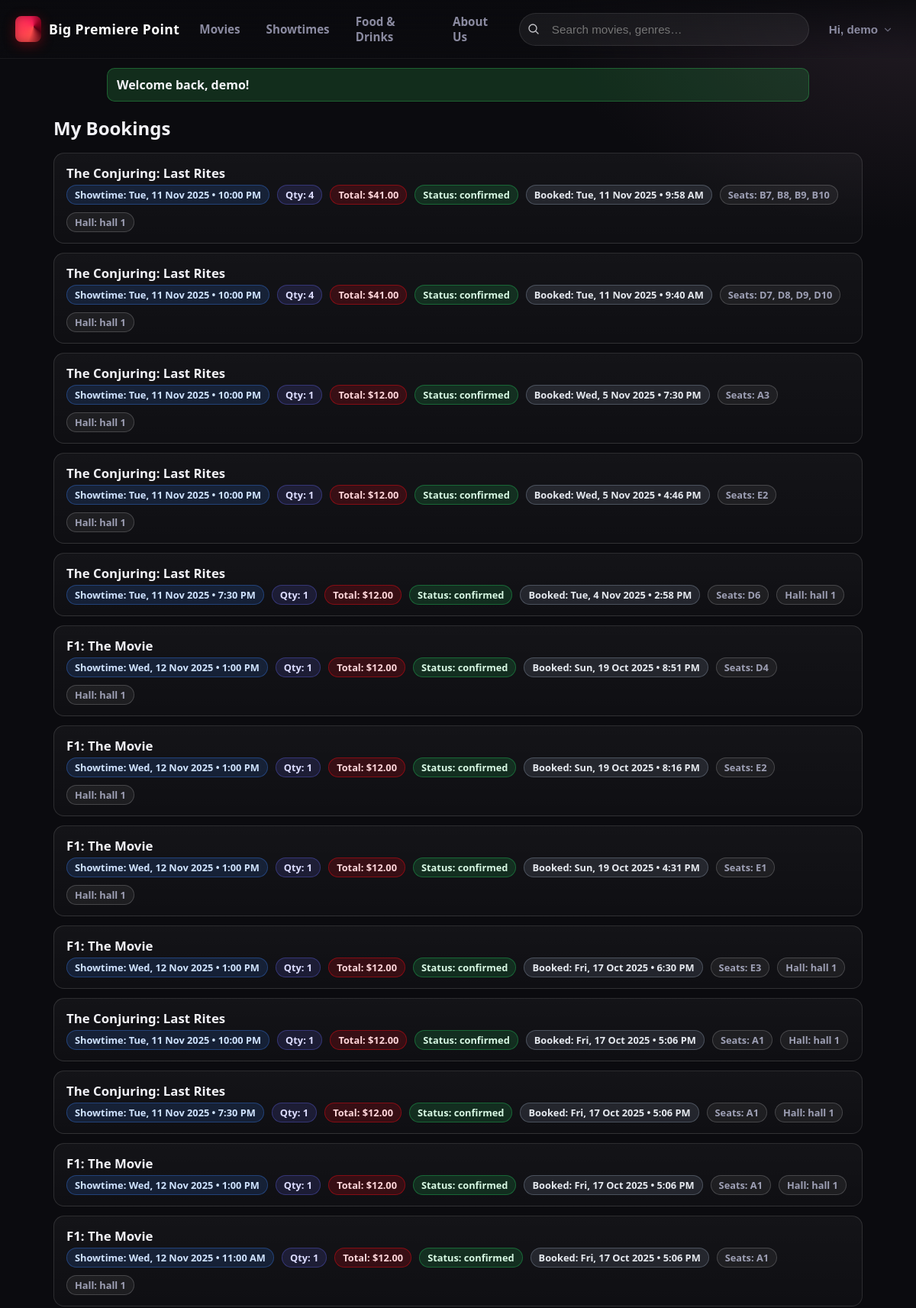
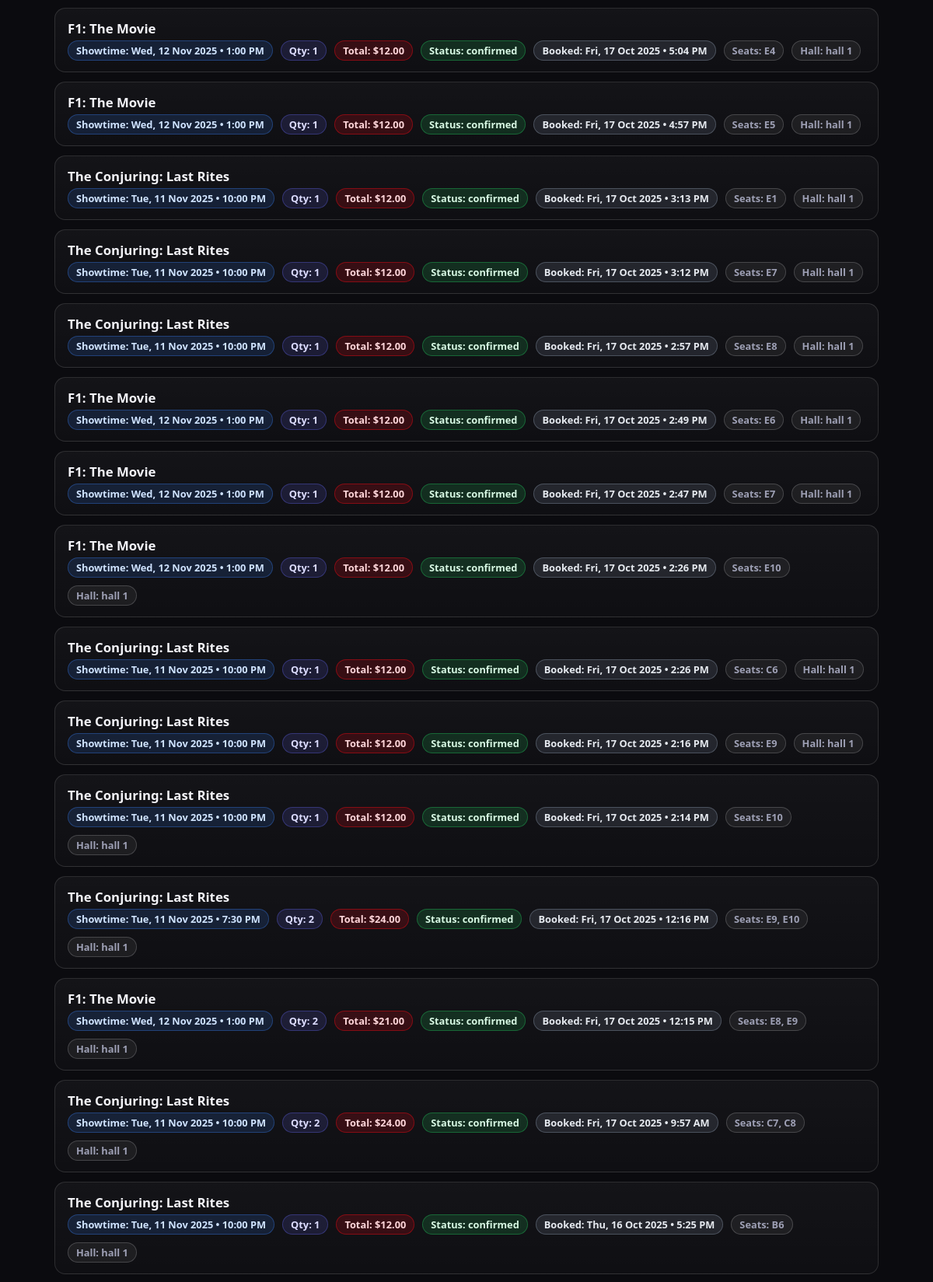
Page /pages/bookings.php (signed in, upper part) on the committed database (2 pictures, top to bottom).
### tables this page shows
CREATE TABLE `booking` (
  `id` int(10) UNSIGNED NOT NULL,
  `user_id` int(10) UNSIGNED NOT NULL,
  `showtime_id` int(10) UNSIGNED NOT NULL,
  `qty` int(10) UNSIGNED NOT NULL,
  `total_amount` decimal(10,2) NOT NULL,
  `booking_status` enum('pending','confirmed','expired','cancelled') NOT NULL DEFAULT 'pending',
  `expires_at` datetime DEFAULT NULL,
  `paid_at` datetime DEFAULT NULL,
  `payment_id` int(11) DEFAULT NULL,
  `created_at` timestamp NOT NULL DEFAULT current_timestamp()
);

CREATE TABLE `movies` (
  `id` int(10) UNSIGNED NOT NULL,
  `title` varchar(200) NOT NULL,
  `description` text DEFAULT NULL,
  `runtime_min` int(10) UNSIGNED DEFAULT NULL,
  `rating` enum('G','PG','PG-13','NC-16','M18','R21') DEFAULT NULL,
  `poster_url` varchar(500) DEFAULT NULL,
  `created_at` timestamp NULL DEFAULT current_timestamp()
);

CREATE TABLE `showtimes` (
  `id` int(10) UNSIGNED NOT NULL,
  `movies_id` int(10) UNSIGNED NOT NULL,
  `hall_id` int(10) UNSIGNED NOT NULL,
  `starts_at` datetime NOT NULL
);

CREATE TABLE `halls` (
  `id` int(10) UNSIGNED NOT NULL,
  `name` varchar(50) NOT NULL,
  `rows_count` int(10) UNSIGNED NOT NULL,
  `cols_count` int(10) UNSIGNED NOT NULL
);

### includes/init.php (called while the page is built, shortened)
<?php
function url(string $path=''): string {
  return rtrim(BASE_URL,'/') . '/' . ltrim($path,'/');
}
require_once __DIR__ .'/flash.php';
function local_time_label(string $dt, string $fmt = 'g:i A'): string {
  return date($fmt, strtotime($dt));
}
?>

### pages/bookings.php (the view, shortened to what this page needs)
<?php
require_once __DIR__ . '/../includes/init.php';
$uid = (int)($_SESSION['user']['id'] ?? 0);
$sql = "
  SELECT b.id, b.qty, b.total_amount, b.booking_status, b.created_at,
         s.starts_at, m.title, h.name AS hall_name, GROUP_CONCAT(CONCAT(se.row_label, se.col_num)
                      ORDER BY se.row_label, se.col_num SEPARATOR ', ') AS seat_labels
  FROM booking b
  JOIN showtimes s ON s.id = b.showtime_id
  JOIN movies m    ON m.id = s.movies_id
  JOIN halls h ON h.id = s.hall_id
  JOIN booking_items bi on bi.booking_id = b.id
  JOIN seats se ON se.id = bi.seat_id
  WHERE b.user_id = :uid
  GROUP BY b.id
  ORDER BY b.created_at DESC
";
$st = $pdo->prepare($sql);
$st->execute([':uid' => $uid]);
$rows = $st->fetchAll(PDO::FETCH_ASSOC);
?>
<!doctype html>
<html lang="en">
<head>
  <link rel="stylesheet" href="<?= url('assets/styles.css') ?>?v=2">
</head>
<body>
  <?php require __DIR__ . '/../includes/header.php'; ?>
  <main class="bookings-wrap">
    <h2 style="margin:10px 0 16px;">My Bookings</h2>
    <div class="bookings-list">
      <?php if (!$rows): ?>
        <div class="booking-card" style="color:#9ea0b5;">No bookings yet.</div>
      <?php else: foreach ($rows as $r): ?>
        <article class="booking-card">
          <div class="booking-title"><?= htmlspecialchars($r['title']) ?></div>
      <?php
        $status = $r['booking_status'] ?? 'pending';
        $statusClass = match ($status) {
          'confirmed' => 'pill--success',
          'pending'   => 'pill--warning',
          'expired'   => 'pill--danger',
          'cancelled' => 'pill--muted',
          default     => 'pill--muted',
        };
        ?>
          <div class="booking-meta">
            <span class="pill pill--time">
              Showtime: <?= local_time_label($r['starts_at'], 'D, j M Y • g:i A') ?>
            </span>
            <span class="pill pill--qty">Qty: <?= (int)$r['qty'] ?></span>
            <span class="pill pill--total">Total: $<?= number_format((float)$r['total_amount'], 2) ?></span>
            <span class="pill <?= $statusClass ?>">Status: <?= htmlspecialchars($status) ?></span>
            <span class="pill pill--booked">
              Booked: <?= local_time_label($r['created_at'], 'D, j M Y • g:i A') ?>
            </span>
            <span class="pill">Seats: <?= htmlspecialchars($r['seat_labels'] ?: '—') ?></span>
            <span class="pill">Hall: <?= htmlspecialchars($r['hall_name']) ?></span>
          </div>
        </article>
      <?php endforeach; endif; ?>
    </div>
  </main>
</body>
</html>

### assets/styles.css (style rules this page uses)
:root { --bg: #0b0b0f; --panel: #12121a; --muted: #8b8ba1; --text: #f3f3f8; --accent: #e50914; --accent-2: #f5c518; --card: #1a1a24; --card-hover: #20202c; --ring: 0 0 0 2px rgba(229,9,20,.45); --radius: 16px; --shadow: 0 10px 30px rgba(0,0,0,.45); }
* { box-sizing: border-box; }
html, body { height: 100%; }
body { margin: 0; font-family: system-ui, -apple-system, Segoe UI, Roboto, Helvetica, Arial, "Apple Color Emoji", "Segoe UI Emoji"; color: var(--text); background: radial-gradient(1200px 600px at 20% -10%, #1b1b28 0%, transparent 60%), radial-gradient(800px 500px at 100% 0%, #231c24 0%, transparent 60%), var(--bg); overflow-x: hidden; }

### pages/bookings.php (style rules this page uses)
.bookings-wrap { max-width: 1100px; margin: 18px auto 40px; padding: 0 20px; }
.bookings-list { display: grid; gap: 12px; }
.booking-card { background: linear-gradient(180deg, rgba(255,255,255,.04), rgba(255,255,255,.02)); border:1px solid rgba(255,255,255,.12); border-radius:14px; padding:14px 16px; }
.booking-title { font-weight:800; font-size:1.05rem; }
.booking-meta { color:#9ea0b5; font-size:.95rem; margin-top:4px; display:flex; gap:10px; flex-wrap:wrap; }
.pill { display:inline-flex; align-items:center; gap:6px; padding:3px 10px; border-radius:999px; background:rgba(255,255,255,.06); border:1px solid rgba(255,255,255,.18); font-weight:800; font-size:.8rem; }
.pill--time { background: rgba(59,130,246,.15); border-color: rgba(59,130,246,.35); color:#cfe3ff; }
.pill--qty { background: rgba(99,102,241,.15); border-color: rgba(99,102,241,.35); color:#dcdcff; }
.pill--total { background: rgba(229, 9, 20,.18); border-color: rgba(229, 9, 20,.45); color:#ffd6da; }
.pill--booked { background: rgba(148,163,184,.15); border-color: rgba(148,163,184,.35); color:#e6eaf0; }
.pill--success { background: rgba(34,197,94,.16); border-color: rgba(34,197,94,.38); color:#d7f8e3; }

### rows in the picture
booking: movies.title "The Conjuring: Last Rites", showtime.starts_at "Tue, 11 Nov 2025 • 10:00 PM", qty "4", total_amount "41.00", booking_status "confirmed", created_at "Tue, 11 Nov 2025 • 9:58 AM", seat_labels "B7, B8, B9, B10", halls.name "hall 1"
booking: movies.title "The Conjuring: Last Rites", showtime.starts_at "Tue, 11 Nov 2025 • 10:00 PM", qty "4", total_amount "41.00", booking_status "confirmed", created_at "Tue, 11 Nov 2025 • 9:40 AM", seat_labels "D7, D8, D9, D10", halls.name "hall 1"
booking: movies.title "The Conjuring: Last Rites", showtime.starts_at "Tue, 11 Nov 2025 • 10:00 PM", qty "1", total_amount "12.00", booking_status "confirmed", created_at "Wed, 5 Nov 2025 • 7:30 PM", seat_labels "A3", halls.name "hall 1"
booking: movies.title "The Conjuring: Last Rites", showtime.starts_at "Tue, 11 Nov 2025 • 10:00 PM", qty "1", total_amount "12.00", booking_status "confirmed", created_at "Wed, 5 Nov 2025 • 4:46 PM", seat_labels "E2", halls.name "hall 1"
booking: movies.title "The Conjuring: Last Rites", showtime.starts_at "Tue, 11 Nov 2025 • 7:30 PM", qty "1", total_amount "12.00", booking_status "confirmed", created_at "Tue, 4 Nov 2025 • 2:58 PM", seat_labels "D6", halls.name "hall 1"
booking: movies.title "F1: The Movie", showtime.starts_at "Wed, 12 Nov 2025 • 1:00 PM", qty "1", total_amount "12.00", booking_status "confirmed", created_at "Sun, 19 Oct 2025 • 8:51 PM", seat_labels "D4", halls.name "hall 1"
booking: movies.title "F1: The Movie", showtime.starts_at "Wed, 12 Nov 2025 • 1:00 PM", qty "1", total_amount "12.00", booking_status "confirmed", created_at "Sun, 19 Oct 2025 • 8:16 PM", seat_labels "E2", halls.name "hall 1"
booking: movies.title "F1: The Movie", showtime.starts_at "Wed, 12 Nov 2025 • 1:00 PM", qty "1", total_amount "12.00", booking_status "confirmed", created_at "Sun, 19 Oct 2025 • 4:31 PM", seat_labels "E1", halls.name "hall 1"
booking: movies.title "F1: The Movie", showtime.starts_at "Wed, 12 Nov 2025 • 1:00 PM", qty "1", total_amount "12.00", booking_status "confirmed", created_at "Fri, 17 Oct 2025 • 6:30 PM", seat_labels "E3", halls.name "hall 1"
booking: movies.title "The Conjuring: Last Rites", showtime.starts_at "Tue, 11 Nov 2025 • 10:00 PM", qty "1", total_amount "12.00", booking_status "confirmed", created_at "Fri, 17 Oct 2025 • 5:06 PM", seat_labels "A1", halls.name "hall 1"
booking: movies.title "The Conjuring: Last Rites", showtime.starts_at "Tue, 11 Nov 2025 • 7:30 PM", qty "1", total_amount "12.00", booking_status "confirmed", created_at "Fri, 17 Oct 2025 • 5:06 PM", seat_labels "A1", halls.name "hall 1"
booking: movies.title "F1: The Movie", showtime.starts_at "Wed, 12 Nov 2025 • 1:00 PM", qty "1", total_amount "12.00", booking_status "confirmed", created_at "Fri, 17 Oct 2025 • 5:06 PM", seat_labels "A1", halls.name "hall 1"
booking: movies.title "F1: The Movie", showtime.starts_at "Wed, 12 Nov 2025 • 11:00 AM", qty "1", total_amount "12.00", booking_status "confirmed", created_at "Fri, 17 Oct 2025 • 5:06 PM", seat_labels "A1", halls.name "hall 1"
booking: movies.title "F1: The Movie", showtime.starts_at "Wed, 12 Nov 2025 • 1:00 PM", qty "1", total_amount "12.00", booking_status "confirmed", created_at "Fri, 17 Oct 2025 • 5:04 PM", seat_labels "E4", halls.name "hall 1"
booking: movies.title "F1: The Movie", showtime.starts_at "Wed, 12 Nov 2025 • 1:00 PM", qty "1", total_amount "12.00", booking_status "confirmed", created_at "Fri, 17 Oct 2025 • 4:57 PM", seat_labels "E5", halls.name "hall 1"
booking: movies.title "The Conjuring: Last Rites", showtime.starts_at "Tue, 11 Nov 2025 • 10:00 PM", qty "1", total_amount "12.00", booking_status "confirmed", created_at "Fri, 17 Oct 2025 • 3:13 PM", seat_labels "E1", halls.name "hall 1"
booking: movies.title "The Conjuring: Last Rites", showtime.starts_at "Tue, 11 Nov 2025 • 10:00 PM", qty "1", total_amount "12.00", booking_status "confirmed", created_at "Fri, 17 Oct 2025 • 3:12 PM", seat_labels "E7", halls.name "hall 1"
booking: movies.title "The Conjuring: Last Rites", showtime.starts_at "Tue, 11 Nov 2025 • 10:00 PM", qty "1", total_amount "12.00", booking_status "confirmed", created_at "Fri, 17 Oct 2025 • 2:57 PM", seat_labels "E8", halls.name "hall 1"
booking: movies.title "F1: The Movie", showtime.starts_at "Wed, 12 Nov 2025 • 1:00 PM", qty "1", total_amount "12.00", booking_status "confirmed", created_at "Fri, 17 Oct 2025 • 2:49 PM", seat_labels "E6", halls.name "hall 1"
booking: movies.title "F1: The Movie", showtime.starts_at "Wed, 12 Nov 2025 • 1:00 PM", qty "1", total_amount "12.00", booking_status "confirmed", created_at "Fri, 17 Oct 2025 • 2:47 PM", seat_labels "E7", halls.name "hall 1"
booking: movies.title "F1: The Movie", showtime.starts_at "Wed, 12 Nov 2025 • 1:00 PM", qty "1", total_amount "12.00", booking_status "confirmed", created_at "Fri, 17 Oct 2025 • 2:26 PM", seat_labels "E10", halls.name "hall 1"
booking: movies.title "The Conjuring: Last Rites", showtime.starts_at "Tue, 11 Nov 2025 • 10:00 PM", qty "1", total_amount "12.00", booking_status "confirmed", created_at "Fri, 17 Oct 2025 • 2:26 PM", seat_labels "C6", halls.name "hall 1"
booking: movies.title "The Conjuring: Last Rites", showtime.starts_at "Tue, 11 Nov 2025 • 10:00 PM", qty "1", total_amount "12.00", booking_status "confirmed", created_at "Fri, 17 Oct 2025 • 2:16 PM", seat_labels "E9", halls.name "hall 1"
booking: movies.title "The Conjuring: Last Rites", showtime.starts_at "Tue, 11 Nov 2025 • 10:00 PM", qty "1", total_amount "12.00", booking_status "confirmed", created_at "Fri, 17 Oct 2025 • 2:14 PM", seat_labels "E10", halls.name "hall 1"
booking: movies.title "The Conjuring: Last Rites", showtime.starts_at "Tue, 11 Nov 2025 • 7:30 PM", qty "2", total_amount "24.00", booking_status "confirmed", created_at "Fri, 17 Oct 2025 • 12:16 PM", seat_labels "E9, E10", halls.name "hall 1"
booking: movies.title "F1: The Movie", showtime.starts_at "Wed, 12 Nov 2025 • 1:00 PM", qty "2", total_amount "21.00", booking_status "confirmed", created_at "Fri, 17 Oct 2025 • 12:15 PM", seat_labels "E8, E9", halls.name "hall 1"
booking: movies.title "The Conjuring: Last Rites", showtime.starts_at "Tue, 11 Nov 2025 • 10:00 PM", qty "2", total_amount "24.00", booking_status "confirmed", created_at "Fri, 17 Oct 2025 • 9:57 AM", seat_labels "C7, C8", halls.name "hall 1"
booking: movies.title "The Conjuring: Last Rites", showtime.starts_at "Tue, 11 Nov 2025 • 10:00 PM", qty "1", total_amount "12.00", booking_status "confirmed", created_at "Thu, 16 Oct 2025 • 5:25 PM", seat_labels "B6", halls.name "hall 1"

### other values in the picture
$msg "Welcome back, demo!"
